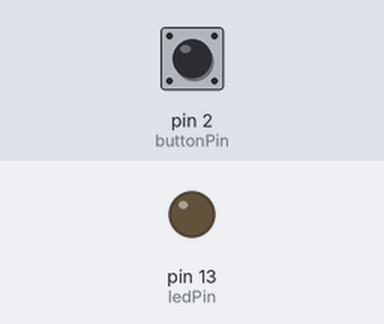
Bench run of a sketch on a simulated Arduino Uno, built with avr-gcc and run on an emulated ATmega328P. Parts: output pins drawn as LEDs (lit = HIGH). The test bench sets the inputs (shaded band); at power-on: pin 2 (buttonPin) HIGH.

Above: at 1.2 s.
1.3 s: pin 2 (buttonPin) pulled LOW for 0.15 s
At 2.1 s:
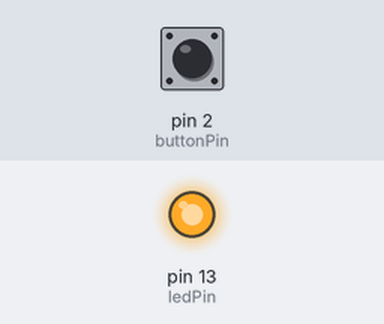
2.9 s: pin 2 (buttonPin) pulled LOW for 1 s
At 3.4 s:
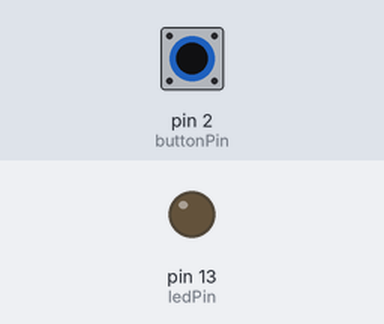
5.4 s: pin 2 (buttonPin) pulled LOW for 3.2 s
At 6.5 s:
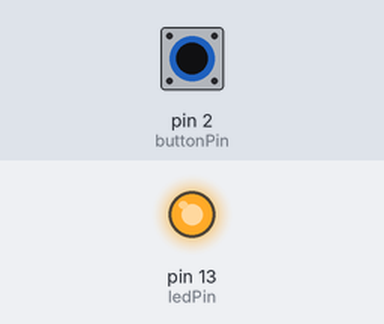
Timing chart, 0 to 8.4 s (numbered marks = the images above; inputs shaded):
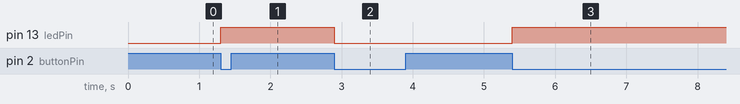

The sketch:

button_toggle.ino
```cpp
// Push Button Toggle LED
// Button: Pin 2 (Internal Pull-Up)
// LED: Pin 13

int buttonPin = 2;
int ledPin = 13;

int ledState = LOW;        // LED current state
int buttonState;           // current button reading
int lastButtonState = HIGH; // previous button state

void setup() {
  pinMode(buttonPin, INPUT_PULLUP);
  pinMode(ledPin, OUTPUT);
}

void loop() {
  buttonState = digitalRead(buttonPin);

  // Detect button press (HIGH -> LOW)
  if (lastButtonState == HIGH && buttonState == LOW) {
    ledState = !ledState;              // toggle LED state
    digitalWrite(ledPin, ledState);
    delay(200);                        // simple debounce
  }

  lastButtonState = buttonState;
}
```

Measured:
- after the input at 1.3 s, pin 13 (ledPin): LOW → HIGH at once
- after the input at 2.9 s, pin 13 (ledPin): HIGH → LOW at once
- after the input at 5.4 s, pin 13 (ledPin): LOW → HIGH at once
